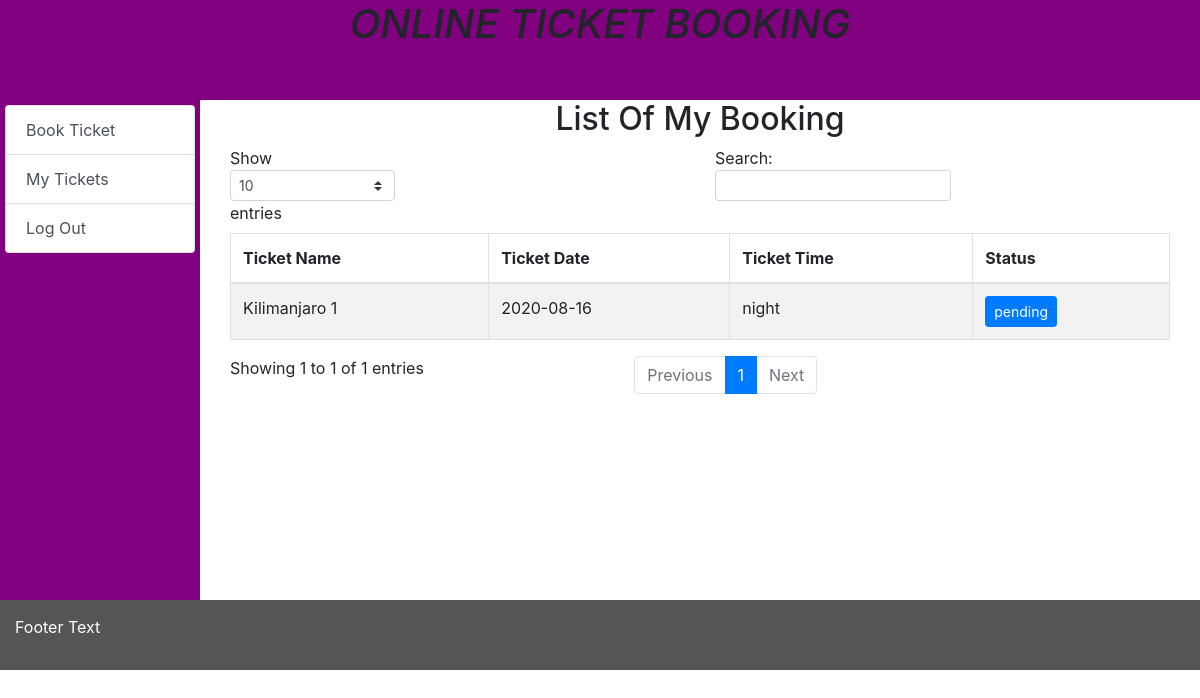
Page /my_ticket.php (signed in) on the committed database.
### tables this page shows
CREATE TABLE `booking` (
  `book_id` int(11) NOT NULL,
  `ticketId` int(11) DEFAULT NULL,
  `clientId` varchar(20) DEFAULT NULL,
  `booked_time` varchar(100) DEFAULT NULL,
  `bookStatus` varchar(100) DEFAULT NULL
);

CREATE TABLE `ticket` (
  `ticketId` int(11) NOT NULL,
  `ticketName` varchar(100) NOT NULL,
  `ticketDate` date NOT NULL,
  `ticketStatus` varchar(100) NOT NULL
);

### my_ticket.php (the view)
<!DOCTYPE html>
<html lang="en" dir="ltr">
  <head>
    <?php include 'link.php'; ?>
  </head>
  <body>
    <div class="container-fluid">
      <div class="row content">
        <div class="col-sm-12" style="background-color: purple; min-height: 100px;">
          <h1 align="center"><i>ONLINE TICKET BOOKING</i></h1>
        </div>
        <div class="col-sm-2" style="padding: 5px; background-color: purple;">
          <?php include 'menu.php'; ?>
        </div>
        <div class="col-sm-10" style="min-height: 500px;">
          <h2 class="text-center">List Of My Booking</h2>
          <div class="container">
            <table id="example" class="table table-striped table-bordered" style="width:100%">
              <thead>
                  <tr>
                      <th>Ticket Name</th>
                      <th>Ticket Date</th>
                      <th>Ticket Time</th>
                      <th>Status</th>
                  </tr>
              </thead>
              <tbody>
                <?php
                  include "conn.php";
                  $id = $_SESSION['id'];
                  $sql ="SELECT * FROM ticket inner join booking using(ticketId) inner join
                  client using(clientId) where clientId= '$id'";
                  $stmt = $con->query($sql);
                  $result = $stmt->fetchAll();
                  foreach ($result as $row) { ?>
                    <tr>
                        <td><?php echo $row['ticketName']; ?></td>
                        <td><?php echo $row['ticketDate']; ?></td>
                        <td><?php echo $row['booked_time']; ?></td>
                        <td>
                          <button type="button" class="btn btn-primary btn-sm" name="button">
                            <?php echo $row['bookStatus']; ?>
                          </button>
                        </td>
                    </tr>
                    <?php
                  }
                 ?>
              </tbody>
            </table>
          </div>
        </div>
      </div>
    </div>
    <footer class="container-fluid">
      <p>Footer Text</p>
    </footer>
  </body>
</html>

### link.php (style rules this page uses)
footer { background-color: #555; color: white; padding: 15px; }

### rows in the picture
booking: ticketId.ticketName "Kilimanjaro 1", ticketId.ticketDate "2020-08-16", booked_time "night", bookStatus "pending"
